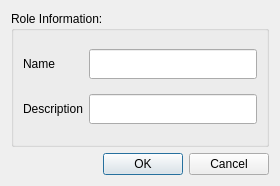
<?xml version="1.0" encoding="UTF-8"?>
<ui version="4.0">
    <class>frmNewRole</class>
    <widget class="QDialog" name="frmNewRole">
        <property name="geometry">
            <rect>
                <x>0</x>
                <y>0</y>
                <width>280</width>
                <height>186</height>
            </rect>
        </property>
        <property name="windowTitle">
            <string>New Role</string>
        </property>
        <layout class="QGridLayout" name="gridLayout">
            <item row="0" column="0">
                <widget class="QGroupBox" name="groupBox">
                    <property name="title">
                        <string>Role Information:</string>
                    </property>
                    <layout class="QGridLayout" name="gridLayout_2">
                        <item row="0" column="0">
                            <widget class="QLabel" name="label">
                                <property name="minimumSize">
                                    <size>
                                        <width>60</width>
                                        <height>0</height>
                                    </size>
                                </property>
                                <property name="text">
                                    <string>Name</string>
                                </property>
                            </widget>
                        </item>
                        <item row="0" column="1">
                            <widget class="QLineEdit" name="txtRoleName">
                                <property name="minimumSize">
                                    <size>
                                        <width>0</width>
                                        <height>30</height>
                                    </size>
                                </property>
                                <property name="maxLength">
                                    <number>50</number>
                                </property>
                            </widget>
                        </item>
                        <item row="1" column="0">
                            <widget class="QLabel" name="label_2">
                                <property name="text">
                                    <string>Description</string>
                                </property>
                            </widget>
                        </item>
                        <item row="1" column="1">
                            <widget class="QLineEdit" name="txtRoleDescription">
                                <property name="minimumSize">
                                    <size>
                                        <width>0</width>
                                        <height>30</height>
                                    </size>
                                </property>
                                <property name="maxLength">
                                    <number>50</number>
                                </property>
                            </widget>
                        </item>
                    </layout>
                </widget>
            </item>
            <item row="1" column="0">
                <widget class="QDialogButtonBox" name="buttonBox">
                    <property name="orientation">
                        <enum>Qt::Horizontal</enum>
                    </property>
                    <property name="standardButtons">
                        <set>QDialogButtonBox::Cancel|QDialogButtonBox::Ok</set>
                    </property>
                </widget>
            </item>
        </layout>
    </widget>
    <resources/>
    <connections>
        <connection>
            <sender>buttonBox</sender>
            <signal>rejected()</signal>
            <receiver>frmNewRole</receiver>
            <slot>reject()</slot>
            <hints>
                <hint type="sourcelabel">
                    <x>316</x>
                    <y>260</y>
                </hint>
                <hint type="destinationlabel">
                    <x>286</x>
                    <y>274</y>
                </hint>
            </hints>
        </connection>
    </connections>
</ui>
